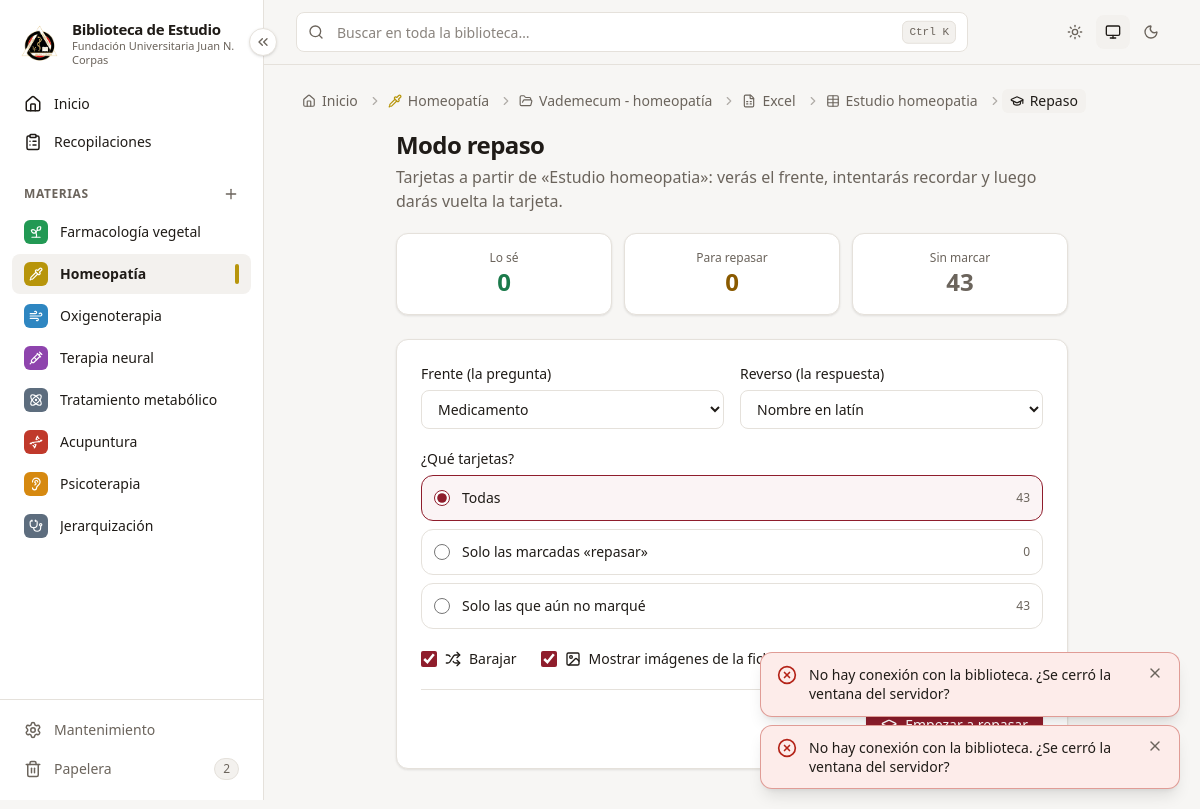
Page /tablas/3/repaso on the committed database.
### tables this page shows
CREATE TABLE materias (
        id           INTEGER PRIMARY KEY,
        nombre       TEXT    NOT NULL,
        slug         TEXT    NOT NULL,
        descripcion  TEXT    NOT NULL DEFAULT '',
        color        TEXT    NOT NULL,
        icono        TEXT    NOT NULL,
        orden        INTEGER NOT NULL DEFAULT 0,
        archivada    INTEGER NOT NULL DEFAULT 0,
        papelera_id  INTEGER,
        creado       TEXT    NOT NULL,
        actualizado  TEXT    NOT NULL
    , oculta INTEGER NOT NULL DEFAULT 0, en_busqueda INTEGER NOT NULL DEFAULT 1);

CREATE TABLE componentes (
        id           INTEGER PRIMARY KEY,
        materia_id   INTEGER NOT NULL REFERENCES materias(id) ON DELETE CASCADE,
        padre_id     INTEGER REFERENCES componentes(id) ON DELETE CASCADE,
        nombre       TEXT    NOT NULL,
        slug         TEXT    NOT NULL,
        descripcion  TEXT    NOT NULL DEFAULT '',
        tipos        TEXT    NOT NULL DEFAULT '[]',
        orden        INTEGER NOT NULL DEFAULT 0,
        papelera_id  INTEGER,
        creado       TEXT    NOT NULL,
        actualizado  TEXT    NOT NULL
    );

CREATE TABLE tablas (
        id                INTEGER PRIMARY KEY,
        componente_id     INTEGER NOT NULL REFERENCES componentes(id) ON DELETE CASCADE,
        nombre            TEXT    NOT NULL,
        archivo           TEXT    NOT NULL,      -- relativo a la carpeta del componente: "excel/Atlas.xlsx"
        archivo_original  TEXT    NOT NULL,
        hoja              TEXT,                  -- NULL en CSV
        fila_encabezado   INTEGER NOT NULL,
        dos_filas         INTEGER NOT NULL DEFAULT 0,
        columnas          TEXT    NOT NULL,      -- JSON [{"clave","nombre","origen","ancho"}]
        columna_titulo    TEXT    NOT NULL,      -- clave de la columna título
        columna_clave     TEXT,                  -- clave para emparejar al actualizar (NULL = la del título)
        hash              TEXT    NOT NULL,
        orden             INTEGER NOT NULL DEFAULT 0,
        papelera_id       INTEGER,
        creado            TEXT    NOT NULL,
        actualizado       TEXT    NOT NULL
    );

### app/routers/extras.py (the view)
@router.get("/tablas/{tabla_id}/repaso")
def configurar_repaso(request: Request, tabla_id: int, con: sqlite3.Connection = Depends(obtener_db)):
    t = tab.obtener(con, tabla_id)
    comp = bib.obtener_componente(con, t.componente_id)
    otras = [c["clave"] for c in t.columnas if c["clave"] != t.columna_titulo]
    return pagina(request, con, "paginas/repaso_configurar.html", tabla=t, resumen=repaso.resumen(con, t.id),
                  cuales=repaso.CUALES, frente=t.columna_titulo, reverso=otras[0] if otras else "",
                  materia_activa=comp.materia_id,
                  migas=_migas_componente(con, comp.id, "excel") + [{"texto": t.nombre, "url": f"/tablas/{t.id}", "icono": "table"},
                                                                    {"texto": "Repaso", "icono": "graduation-cap"}])

### app/templates/paginas/repaso_configurar.html (shortened to what this page needs)
{% extends "base.html" %}
{% from "macros.html" import icono %}
{% block contenido %}
<div class="mx-auto max-w-2xl">
  <h1 class="text-2xl font-bold tracking-tight">Modo repaso</h1>
  <p class="mt-1 text-tenue">Tarjetas a partir de «{{ tabla.nombre }}»: verás el frente, intentarás recordar y luego darás vuelta la tarjeta.</p>
  <dl class="mt-5 grid grid-cols-3 gap-3">
    {% for valor, nombre, color in [(resumen.lo_se, "Lo sé", "text-exito"), (resumen.repasar, "Para repasar", "text-alerta"), (resumen.sin_marcar, "Sin marcar", "text-tenue")] %}
    <div class="tarjeta p-4 text-center"><dt class="text-xs text-tenue">{{ nombre }}</dt><dd class="text-2xl font-bold {{ color }}">{{ valor }}</dd></div>
    {% endfor %}
  </dl>
  <form action="/tablas/{{ tabla.id }}/repaso/sesion" method="get" class="tarjeta mt-6 flex flex-col gap-5 p-6">
    <div class="grid gap-4 sm:grid-cols-2">
      <div><label class="etiqueta" for="r-frente">Frente (la pregunta)</label>
        <select id="r-frente" name="frente" class="campo">
          {% for c in tabla.columnas %}<option value="{{ c.clave }}" {{ "selected" if c.clave == frente }}>{{ c.nombre }}</option>{% endfor %}
        </select></div>
      <div><label class="etiqueta" for="r-reverso">Reverso (la respuesta)</label>
        <select id="r-reverso" name="reverso" class="campo">
          {% for c in tabla.columnas %}<option value="{{ c.clave }}" {{ "selected" if c.clave == reverso }}>{{ c.nombre }}</option>{% endfor %}
        </select></div>
    </div>
    <fieldset>
      <legend class="etiqueta">¿Qué tarjetas?</legend>
      <div class="flex flex-col gap-2">
        {% for id, nombre in cuales.items() %}
        <label class="flex cursor-pointer items-center gap-3 rounded-xl border border-borde p-3 text-sm has-[:checked]:border-marca has-[:checked]:bg-marca-suave/50">
          <input type="radio" name="cuales" value="{{ id }}" class="size-4 accent-[var(--marca)]" {{ "checked" if loop.first }}>{{ nombre }}
          <span class="ml-auto text-xs text-tenue">{{ resumen.total if id == "todas" else resumen.repasar if id == "repasar" else resumen.sin_marcar }}</span>
        </label>
        {% endfor %}
      </div>
    </fieldset>
    <div class="flex flex-wrap gap-x-6 gap-y-2 text-sm">
      <label class="flex cursor-pointer items-center gap-2"><input type="checkbox" name="barajar" value="true" checked class="size-4 accent-[var(--marca)]">{{ icono("shuffle", "size-4") }}Barajar</label>
      <label class="flex cursor-pointer items-center gap-2"><input type="checkbox" name="imagenes" value="true" checked class="size-4 accent-[var(--marca)]">{{ icono("image", "size-4") }}Mostrar imágenes de la ficha en el reverso</label>
    </div>
    <div class="flex flex-wrap items-center justify-between gap-3 border-t border-borde pt-4">
      <button class="btn-primario">{{ icono("graduation-cap") }}Empezar a repasar</button>
    </div>
  </form>
</div>
{% endblock %}

### app/templates/macros.html (shortened to what this page needs)
{% macro icono(nombre, clase="size-4") -%}
<svg class="ic {{ clase }}" aria-hidden="true"><use href="{{ SPRITE }}#{{ nombre }}"/></svg>
{%- endmacro %}
{% macro migas(items) -%}
{% if items %}
{% set total = items|length %}
<nav aria-label="Ruta" class="mb-4 text-sm text-tenue" x-data="{ todo: false }">
  <ol class="flex flex-wrap items-center gap-x-1 gap-y-1">
    <li class="flex items-center">
      <a href="/" class="inline-flex items-center gap-1.5 rounded-md px-1.5 py-0.5 hover:bg-superficie-2 hover:text-texto">{{ icono("house", "size-3.5") }}<span class="sr-only sm:not-sr-only">Inicio</span></a>
    </li>
    {% for m in items %}
    {% set intermedio = total > 2 and not loop.last and loop.index < total - 1 %}
    {% set texto = m.texto.split("\n")[0]|truncate(60, true, "…") %}
    <li class="{{ 'hidden sm:flex' if intermedio else 'flex' }} min-w-0 items-center" {% if intermedio %}:class="todo && '!flex'"{% endif %}>
      {{ icono("chevron-right", "size-3.5 shrink-0 opacity-50") }}
      {% if m.url %}
      <a href="{{ m.url }}" title="{{ m.texto }}"
         class="inline-flex max-w-[16rem] items-center gap-1.5 rounded-md px-1.5 py-0.5 hover:bg-superficie-2 hover:text-texto">{{ contenido }}</a>
      {% else %}
      <span class="inline-flex max-w-[22rem] items-center gap-1.5 rounded-md bg-superficie-2 px-2 py-0.5 font-medium text-texto"
            aria-current="page" title="{{ m.texto }}">{{ contenido }}</span>
      {% endif %}
    </li>
    {% endfor %}
  </ol>
</nav>
{% endif %}
{%- endmacro %}

### app/templates/parciales/barra_lateral.html (shortened to what this page needs)
{% from "macros.html" import icono %}
<aside class="barra-lateral sticky top-0 z-30 hidden h-screen shrink-0 flex-col border-r border-borde bg-superficie lg:flex" aria-label="Menú principal">
  <button type="button" class="boton-plegar absolute -right-3.5 top-7 z-10 grid size-7 place-items-center rounded-full border border-borde bg-superficie text-tenue shadow-sm hover:border-marca hover:text-marca"
          x-data @click="$store.menu.alternar()" :title="$store.menu.plegado ? 'Desplegar menú' : 'Replegar menú'"
          :aria-label="$store.menu.plegado ? 'Desplegar menú' : 'Replegar menú'">
    {{ icono("chevrons-left", "size-4 transition-transform") }}
  </button>
  <a href="/" class="item-menu flex items-center gap-3 px-5 pb-5 pt-5">
    <img src="/static/marca/logo-corpas.png" alt="Escudo de la {{ INSTITUCION }}" class="size-10 shrink-0 object-contain">
    <span class="solo-desplegado leading-tight">
      <strong class="block text-[15px] tracking-tight">{{ NOMBRE_APP }}</strong>
      <span class="block text-[11px] text-tenue">{{ INSTITUCION }}</span>
    </span>
  </a>
  <nav class="flex min-h-0 flex-1 flex-col gap-0.5 overflow-y-auto px-3 pb-3">
    {% set en_inicio = request.url.path == "/" %}
    <a href="/" title="Inicio" class="item-menu flex items-center gap-3 rounded-lg px-3 py-2 text-sm font-medium {{ 'bg-marca-suave text-marca' if en_inicio else 'text-texto hover:bg-superficie-2' }}">
      {{ icono("house", "size-[18px]") }}<span class="solo-desplegado">Inicio</span>
    </a>
    {% set en_recop = request.url.path.startswith("/recopilaciones") %}
    <a href="/recopilaciones" title="Recopilaciones" class="item-menu flex items-center gap-3 rounded-lg px-3 py-2 text-sm font-medium {{ 'bg-marca-suave text-marca' if en_recop else 'text-texto hover:bg-superficie-2' }}">
      {{ icono("clipboard-list", "size-[18px]") }}<span class="solo-desplegado">Recopilaciones</span>
    </a>
    <div class="solo-desplegado mt-5 mb-1 flex items-center justify-between px-3">
      <span class="titulo-seccion">Materias</span>
      <button type="button" class="-mr-1 rounded-md p-1 text-tenue hover:bg-superficie-2 hover:text-marca" title="Nueva materia" aria-label="Nueva materia"
              hx-get="/materias/nueva" hx-target="#modal">{{ icono("plus") }}</button>
    </div>
    {% for m in materias_menu %}
      {% set activa = materia_activa|default(None) == m.id %}
      <a href="/materias/{{ m.id }}" title="{{ m.nombre }}"
         class="item-menu group flex items-center gap-3 rounded-lg px-3 py-2 text-sm {{ 'bg-superficie-2 font-semibold text-texto' if activa else 'text-texto hover:bg-superficie-2' }}">
        <span class="grid size-6 shrink-0 place-items-center rounded-md text-white" style="background: {{ m.color_hex }}">{{ icono(m.icono, "size-3.5") }}</span>
        <span class="solo-desplegado min-w-0 flex-1 truncate">{{ m.nombre }}</span>
        {% if activa %}<span class="solo-desplegado h-5 w-1 rounded-full" style="background: {{ m.color_hex }}"></span>{% endif %}
      </a>
    {% else %}
      <p class="solo-desplegado px-3 py-2 text-xs text-tenue">Aún no hay materias.</p>
    {% endfor %}
  </nav>
  <div class="flex flex-col gap-0.5 border-t border-borde p-3">
    <a href="/mantenimiento" title="Mantenimiento y respaldos"
       class="item-menu flex items-center gap-3 rounded-lg px-3 py-2 text-sm {{ 'bg-superficie-2 font-semibold' if request.url.path == '/mantenimiento' else 'text-tenue hover:bg-superficie-2 hover:text-texto' }}">
      {{ icono("settings", "size-[18px]") }}<span class="solo-desplegado flex-1">Mantenimiento</span>
    </a>
    <a href="/papelera" title="Papelera"
       class="item-menu flex items-center gap-3 rounded-lg px-3 py-2 text-sm {{ 'bg-superficie-2 font-semibold' if request.url.path == '/papelera' else 'text-tenue hover:bg-superficie-2 hover:text-texto' }}">
      {{ icono("trash-2", "size-[18px]") }}<span class="solo-desplegado flex-1">Papelera</span>
      {% if en_papelera %}<span class="solo-desplegado chip px-2">{{ en_papelera }}</span>{% endif %}
    </a>
  </div>
</aside>

### rows in the picture
materias: nombre "Farmacología vegetal"
materias: nombre "Homeopatía"
materias: nombre "Oxigenoterapia"
materias: nombre "Terapia neural"
materias: nombre "Tratamiento metabólico"
materias: nombre "Acupuntura"
materias: nombre "Psicoterapia"
materias: nombre "Jerarquización"
componentes: nombre "Vademecum - homeopatía"
tablas: contenido "Estudio homeopatia", nombre "Estudio homeopatia"

### other values in the picture
{{ NOMBRE_APP }} "Biblioteca de Estudio"
{{ INSTITUCION }} "Fundación Universitaria Juan N. Corpas"
{{ en_papelera }} "2"
{{ contenido }} "Excel"
{{ contenido }} "Repaso"
{{ nombre }} "Lo sé" "Para repasar" "Sin marcar"
{{ valor }} "0" "0" "43"
{{ nombre }} "Todas" "Solo las marcadas «repasar»" "Solo las que aún no marqué"
form field frente "Medicamento"
form field reverso "Nombre en latín"
